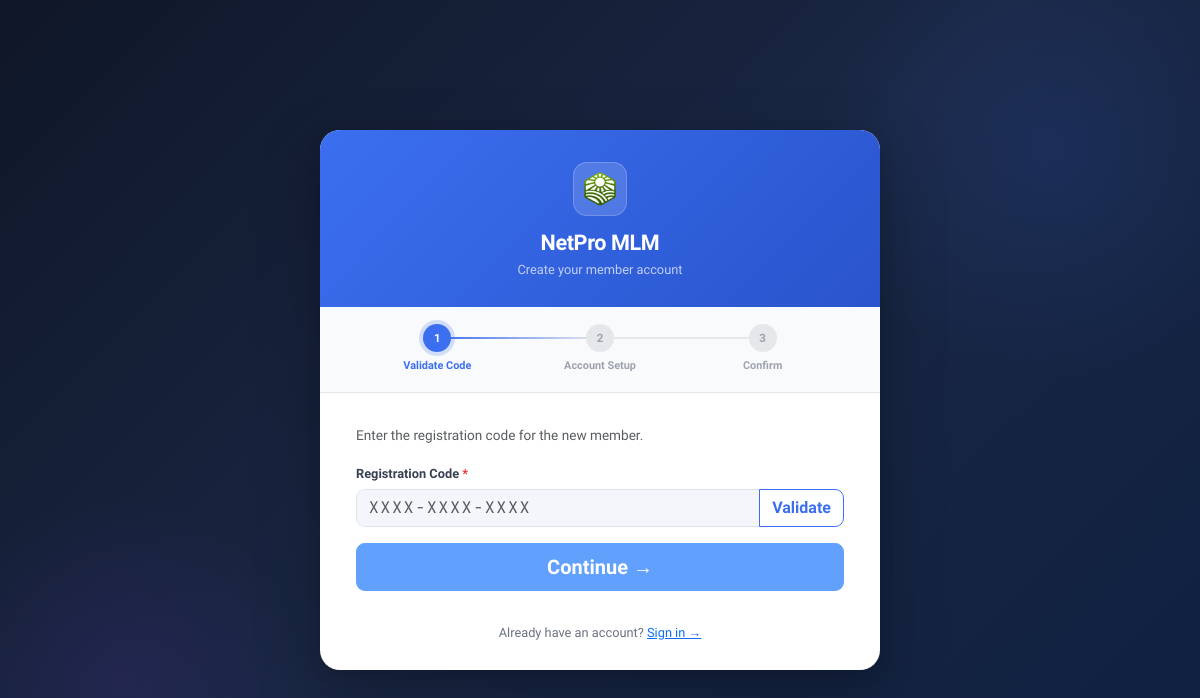
Page /?page=register on the earlier database version.
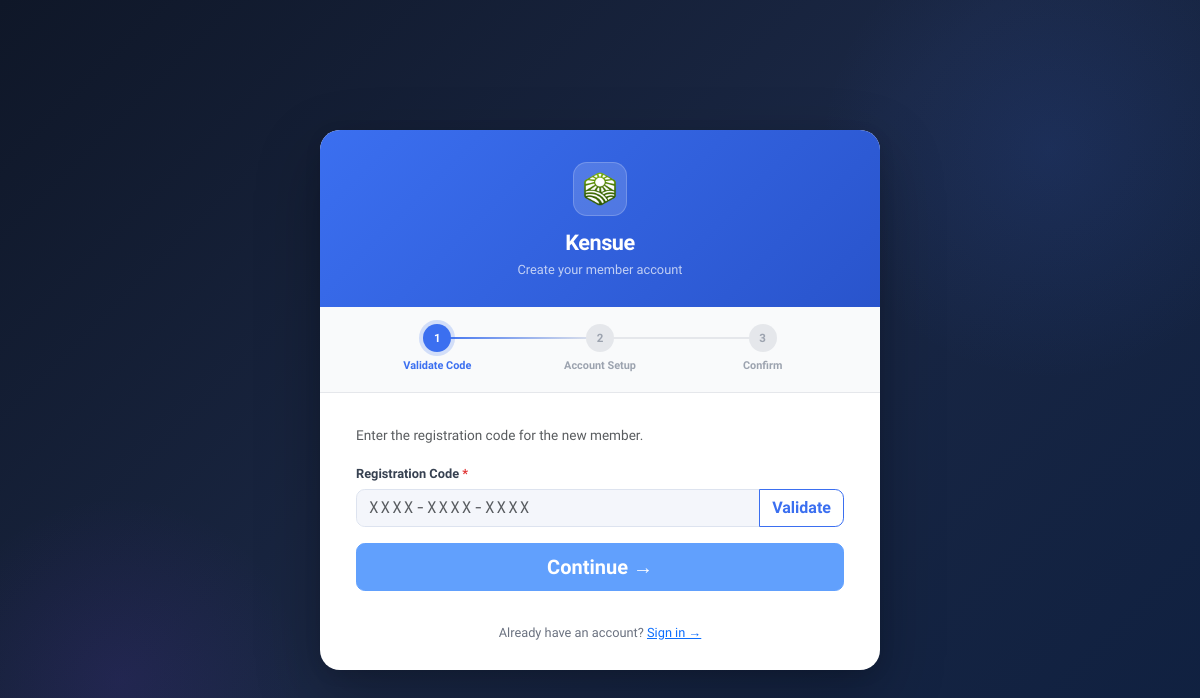
Same page on the later database version.
### tables this page shows
CREATE TABLE settings (
  key_name   VARCHAR(80) NOT NULL PRIMARY KEY,
  value      TEXT        NOT NULL,
  updated_at TIMESTAMP DEFAULT CURRENT_TIMESTAMP ON UPDATE CURRENT_TIMESTAMP
);

### core/Auth.php (called while the page is built, shortened)
<?php
class Auth
{
    public static function check(): bool
    {
        return isset($_SESSION['user_id']) && (int)$_SESSION['user_id'] > 0;
    }
}

### controllers/AuthController.php (called while the page is built, shortened)
<?php
class AuthController
{
    public function showRegister(): void
    {
        require 'views/auth/register.php';
    }
}

### index.php (called while the page is built, shortened)
<?php
require_once 'config/db.php';
require_once 'core/helpers.php';
require_once 'core/Auth.php';
if (setting('maintenance_mode') === '1' && !Auth::isAdmin()) {
    $name = setting('site_name', APP_NAME);
    http_response_code(503);
    die("<!doctype html><html><head><meta charset='UTF-8'><title>Maintenance — {$name}</title>
    <style>body{font-family:system-ui;display:flex;align-items:center;justify-content:center;min-height:100vh;margin:0;background:#f4f6fb;}
    .box{text-align:center;padding:40px;max-width:400px;}h1{font-size:24px;}p{color:#6b7a99;}</style>
    </head><body><div class='box'><div style='font-size:50px;margin-bottom:16px;'>🔧</div>
    <h1>{$name}</h1><p>We're performing scheduled maintenance. We'll be back shortly.</p></div></body></html>");
}
$page = $_GET['page'] ?? 'login';
$route = $routes[$page] ?? null;
[$ctrlClass, $method, $role] = $route;
(new $ctrlClass())->$method();

### config/db.php (called while the page is built, shortened)
<?php
function db(): PDO
{
    static $pdo = null;
    if ($pdo === null) {
        $dsn = sprintf(
            'mysql:host=%s;port=%s;dbname=%s;charset=utf8mb4',
            DB_HOST,
            DB_PORT,
            DB_NAME
        );
        try {
            $pdo = new PDO($dsn, DB_USER, DB_PASS, [
                PDO::ATTR_ERRMODE            => PDO::ERRMODE_EXCEPTION,
                PDO::ATTR_DEFAULT_FETCH_MODE => PDO::FETCH_ASSOC,
                PDO::ATTR_EMULATE_PREPARES   => false,
                PDO::MYSQL_ATTR_FOUND_ROWS   => true,
            ]);
        } catch (PDOException $e) {
            if (APP_ENV === 'development') {
                die('<pre>Database connection failed: ' . $e->getMessage() . '</pre>');
            }
            die('Service temporarily unavailable. Please try again later.');
        }
    }
    return $pdo;
}

### core/helpers.php (called while the page is built, shortened)
<?php
function e(mixed $val): string
{
    return htmlspecialchars((string) $val, ENT_QUOTES | ENT_SUBSTITUTE, 'UTF-8');
}
function setting(string $key, string $default = ''): string
{
    static $cache = [];
    if (!array_key_exists($key, $cache)) {
        $st = db()->prepare('SELECT value FROM settings WHERE key_name = ?');
        $st->execute([$key]);
        $cache[$key] = $st->fetchColumn() ?: $default;
    }
    return $cache[$key];
}

### views/auth/register.php (the view, shortened to what the changed rows need)
<?php
$pageTitle      = 'Register Member — ' . setting('site_name', APP_NAME);
$isLoggedIn     = Auth::check();
$currentUser    = $isLoggedIn ? Auth::user() : null;
?>
<?php if ($isLoggedIn): ?>
  <?php require 'views/partials/head.php'; ?>
  <link rel="stylesheet" href="<?= APP_URL ?>/assets/css/auth.css">
  <?php if (Auth::isAdmin()): ?>
    <?php require 'views/partials/sidebar_admin.php'; ?>
  <?php else: ?>
    <?php require 'views/partials/sidebar_member.php'; ?>
  <?php endif; ?>
  <div class="main-content">
    <?php require 'views/partials/topbar.php'; ?>
    <div class="page-content">
      <?= render_flash() ?>
      <div class="d-flex justify-content-center">
        <div style="width:100%;max-width:560px;">
<?php else: ?>
<!DOCTYPE html>
<html lang="en">
<head>
  <link href="https://cdn.jsdelivr.net/npm/bootstrap@5.3.3/dist/css/bootstrap.min.css" rel="stylesheet">
  <link rel="stylesheet" href="<?= APP_URL ?>/assets/css/main.css">
  <link rel="stylesheet" href="<?= APP_URL ?>/assets/css/auth.css">
</head>
<body>
<div class="auth-page">
<?php endif; ?>
  <div class="auth-card auth-card-wide <?= $isLoggedIn ? 'shadow' : '' ?>">
    <?php if ($isLoggedIn): ?>
    <div class="d-flex align-items-center gap-3 px-4 py-3 border-bottom" style="background:#f8fafd;">
      <div style="width:38px;height:38px;border-radius:.625rem;background:var(--primary);display:flex;align-items:center;justify-content:center;overflow:hidden;flex-shrink:0;">
        <img src="<?= APP_URL ?>/assets/img/logo.png" style="width:24px;height:24px;object-fit:contain;" alt="">
      </div>
      <div class="flex-grow-1">
        <div style="font-size:.875rem;font-weight:700;">Register New Member</div>
        <div style="font-size:.72rem;color:var(--muted);">Registering as <strong>@<?= e($currentUser['username']) ?></strong></div>
      </div>
      <a href="<?= Auth::isAdmin() ? APP_URL.'/?page=admin' : APP_URL.'/?page=dashboard' ?>"
         class="btn btn-sm btn-outline-secondary">✕ Cancel</a>
    </div>
    <?php else: ?>
    <div class="auth-header">
      <div class="auth-logo"><img src="<?= APP_URL ?>/assets/img/logo.png" alt="Logo"></div>
      <h1><?= e(setting('site_name', APP_NAME)) ?></h1>
      <p>Create your member account</p>
    </div>
    <?php endif; ?>
  </div>
<?php if ($isLoggedIn): ?>
        </div>
      </div>
    </div>
  </div>
<?php else: ?>
</div>
<?php endif; ?>
<?php if (!$isLoggedIn): ?>
</body>
</html>
<?php else: ?>
<?php require 'views/partials/footer.php'; ?>
<?php endif; ?>

Differences in the rows shown:
no longer on this page (row edited): settings: value "NetPro MLM"
Other differences:
setting('site_name', APP_NAME): (not shown) → "Kensue"
